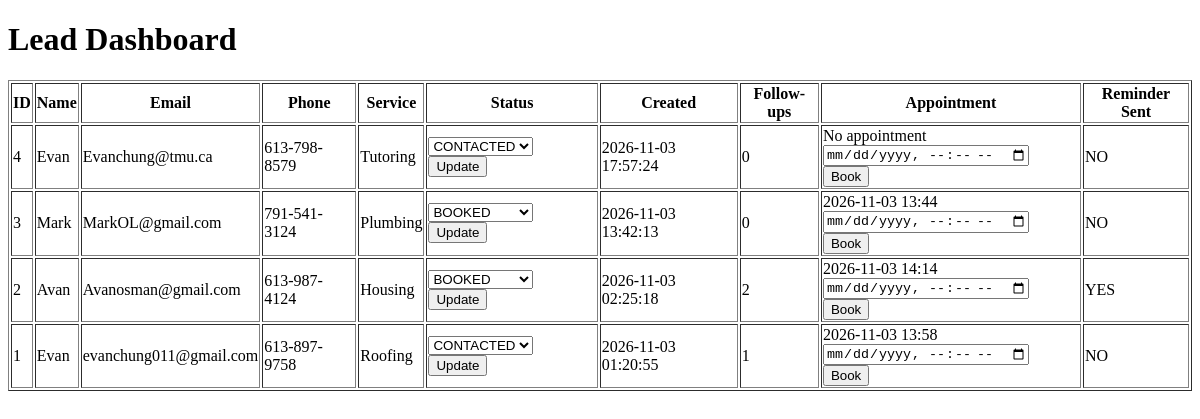
Page /dashboard on the earlier database version.
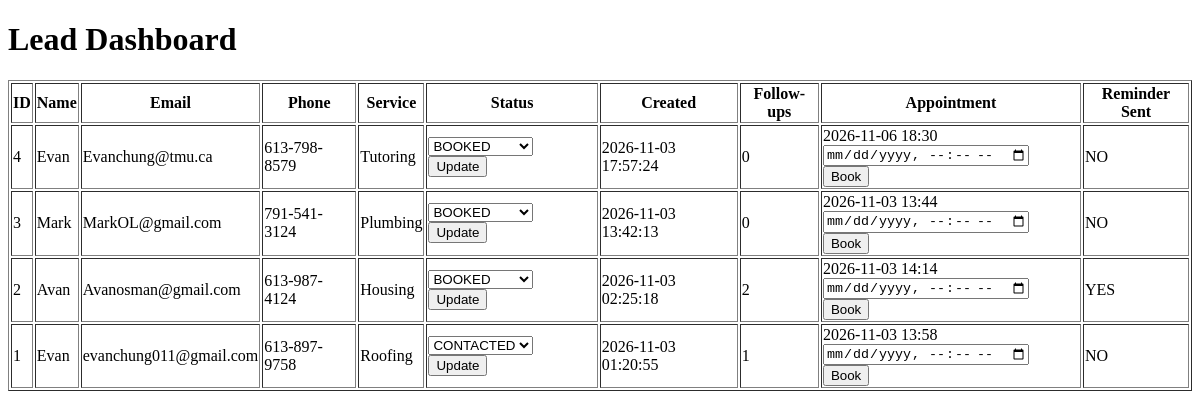
Same page on the later database version.
### tables this page shows
CREATE TABLE leads (
            lead_id INTEGER PRIMARY KEY AUTOINCREMENT,
            name TEXT NOT NULL,
            email TEXT NOT NULL,
            phone TEXT NOT NULL,
            service TEXT NOT NULL,
            status TEXT NOT NULL,
            created_at TEXT NOT NULL,
            last_contacted_at TEXT,
            follow_up_count INTEGER DEFAULT 0,
            appointment_date TEXT,
            reminder_sent TEXT DEFAULT 'NO'
        );

### app.py (the view)
@app.route("/dashboard")
def dashboard():
    connection = sqlite3.connect("leads.db")
    cursor = connection.cursor()
    cursor.execute("""
        SELECT
            lead_id,
            name,
            email,
            phone,
            service,
            status,
            created_at,
            follow_up_count,
            appointment_date,
            reminder_sent
        FROM leads
        ORDER BY lead_id DESC
    """)
    leads = cursor.fetchall()
    connection.close()
    return render_template(
        "dashboard.html",
        leads=leads
    )

### templates/dashboard.html (shortened to what this page needs)
<!DOCTYPE html>
<html>
<head>
</head>
<body>
    <h1>Lead Dashboard</h1>
    <table border="1">
        <tr>
            <th>ID</th>
            <th>Name</th>
            <th>Email</th>
            <th>Phone</th>
            <th>Service</th>
            <th>Status</th>
            <th>Created</th>
            <th>Follow-ups</th>
            <th>Appointment</th>
            <th>Reminder Sent</th>
        </tr>
        {% for lead in leads %}
        <tr>
            <td>{{ lead[0] }}</td>
            <td>{{ lead[1] }}</td>
            <td>{{ lead[2] }}</td>
            <td>{{ lead[3] }}</td>
            <td>{{ lead[4] }}</td>
            <td>
    <form action="/update_status/{{ lead[0] }}" method="POST">
        <select name="status">
            <option value="CONTACTED" {% if lead[5] == "CONTACTED" %}selected{% endif %}>
                CONTACTED
            </option>
            <option value="BOOKED" {% if lead[5] == "BOOKED" %}selected{% endif %}>
                BOOKED
            </option>
        </select>
        <button type="submit">
            Update
        </button>
    </form>
</td>
            <td>{{ lead[6] }}</td>
            <td>{{ lead[7] }}</td>
            <td>
    {% if lead[8] %}
        {{ lead[8] }}
    {% else %}
        No appointment
    {% endif %}
    <form
        action="/book_appointment/{{ lead[0] }}"
        method="POST"
    >
        <input
            type="datetime-local"
            name="appointment_date"
            required
        >
        <button type="submit">
            Book
        </button>
    </form>
</td>
            <td>{{ lead[9] }}</td>
        </tr>
        {% endfor %}
    </table>
</body>
</html>

Differences in the rows shown:
changed leads "Evanchung@tmu.ca": status "CONTACTED" → "BOOKED"; appointment_date (not shown) → "2026-11-06 18:30"; no longer shows "No appointment"
